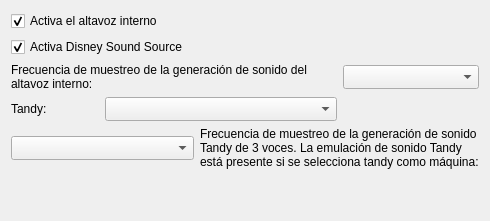
           <widget class="QWidget" name="tabSonido_4">
            <attribute name="title">
             <string>Configuración Adicional</string>
            </attribute>
            <layout class="QVBoxLayout" name="verticalLayout_9">
             <item>
              <layout class="QGridLayout" name="gridLayout_7">
               <item row="0" column="0" colspan="4">
                <widget class="QCheckBox" name="chkDbx_speaker_pcspeaker">
                 <property name="text">
                  <string>Activa el altavoz interno</string>
                 </property>
                 <property name="checked">
                  <bool>true</bool>
                 </property>
                </widget>
               </item>
               <item row="1" column="0" colspan="4">
                <widget class="QCheckBox" name="chkDbx_speaker_disney">
                 <property name="text">
                  <string>Activa Disney Sound Source</string>
                 </property>
                 <property name="checked">
                  <bool>true</bool>
                 </property>
                </widget>
               </item>
               <item row="2" column="0" colspan="3">
                <widget class="QLabel" name="lb_Dbx_43">
                 <property name="text">
                  <string>Frecuencia de muestreo de la generación de sonido del altavoz interno:</string>
                 </property>
                 <property name="alignment">
                  <set>Qt::AlignLeading|Qt::AlignLeft|Qt::AlignTop</set>
                 </property>
                 <property name="wordWrap">
                  <bool>true</bool>
                 </property>
                </widget>
               </item>
               <item row="2" column="3">
                <widget class="QComboBox" name="cbxDbx_speaker_pcrate">
                 <property name="minimumSize">
                  <size>
                   <width>0</width>
                   <height>24</height>
                  </size>
                 </property>
                 <property name="currentIndex">
                  <number>-1</number>
                 </property>
                </widget>
               </item>
               <item row="3" column="0">
                <widget class="QLabel" name="lb_Dbx_45">
                 <property name="text">
                  <string>Tandy:</string>
                 </property>
                </widget>
               </item>
               <item row="3" column="1" colspan="2">
                <widget class="QComboBox" name="cbxDbx_speaker_tandy">
                 <property name="minimumSize">
                  <size>
                   <width>0</width>
                   <height>24</height>
                  </size>
                 </property>
                 <property name="currentIndex">
                  <number>-1</number>
                 </property>
                </widget>
               </item>
               <item row="4" column="0" colspan="2">
                <widget class="QComboBox" name="cbxDbx_speaker_tandyrate">
                 <property name="minimumSize">
                  <size>
                   <width>0</width>
                   <height>24</height>
                  </size>
                 </property>
                 <property name="currentIndex">
                  <number>-1</number>
                 </property>
                </widget>
               </item>
               <item row="4" column="2" colspan="2">
                <widget class="QLabel" name="lb_Dbx_44">
                 <property name="text">
                  <string>Frecuencia de muestreo de la generación de sonido Tandy de 3 voces. La emulación de sonido Tandy está presente si se selecciona tandy como máquina:</string>
                 </property>
                 <property name="alignment">
                  <set>Qt::AlignLeading|Qt::AlignLeft|Qt::AlignTop</set>
                 </property>
                 <property name="wordWrap">
                  <bool>true</bool>
                 </property>
                </widget>
               </item>
              </layout>
             </item>
             <item>
              <spacer name="verticalSpacer_7">
               <property name="orientation">
                <enum>Qt::Vertical</enum>
               </property>
               <property name="sizeHint" stdset="0">
                <size>
                 <width>20</width>
                 <height>41</height>
                </size>
               </property>
              </spacer>
             </item>
            </layout>
           </widget>
